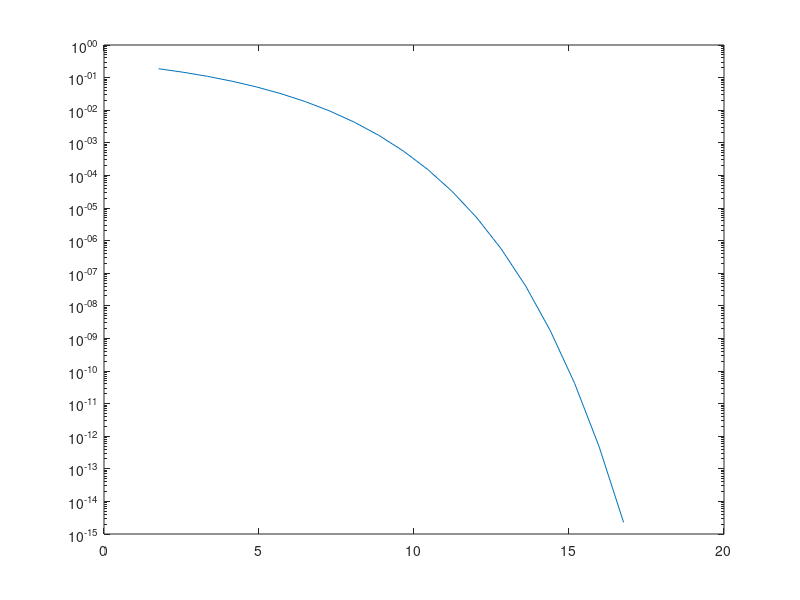

Source code (MATLAB):
%% Theoretical E_s/N_0 to symbol error rate
close all
d = 1;
E_s = 3/2 * d^2;

N_0 = logspace(-1.5,0,20);
esno = E_s./N_0;

q = qfunc(sqrt(4/3 * esno));
theoretical_SER = 1/2*(5*q - 3*q.^2);

semilogy(10*log10(esno), theoretical_SER)